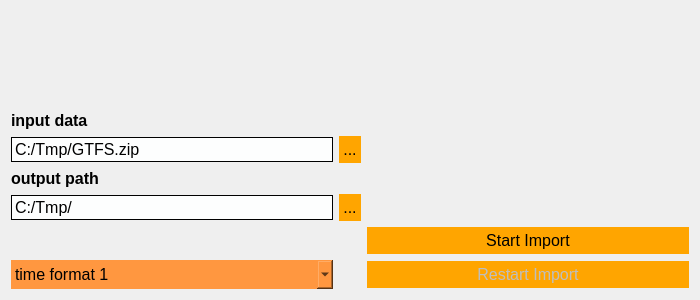
<?xml version="1.0" encoding="UTF-8"?>
<ui version="4.0">
 <class>Form</class>
 <widget class="QWidget" name="Form">
  <property name="geometry">
   <rect>
    <x>0</x>
    <y>0</y>
    <width>700</width>
    <height>300</height>
   </rect>
  </property>
  <property name="sizePolicy">
   <sizepolicy hsizetype="Minimum" vsizetype="Minimum">
    <horstretch>0</horstretch>
    <verstretch>0</verstretch>
   </sizepolicy>
  </property>
  <property name="maximumSize">
   <size>
    <width>700</width>
    <height>300</height>
   </size>
  </property>
  <property name="windowTitle">
   <string>Form</string>
  </property>
  <property name="layoutDirection">
   <enum>Qt::LeftToRight</enum>
  </property>
  <layout class="QGridLayout" name="gridLayout">
   <item row="1" column="0">
    <widget class="QLabel" name="label_11">
     <property name="styleSheet">
      <string notr="true"/>
     </property>
     <property name="text">
      <string>&lt;html&gt;&lt;head/&gt;&lt;body&gt;&lt;p&gt;&lt;span style=&quot; font-size:12pt; font-weight:600;&quot;&gt;input data&lt;/span&gt;&lt;/p&gt;&lt;/body&gt;&lt;/html&gt;</string>
     </property>
    </widget>
   </item>
   <item row="4" column="0">
    <widget class="QLabel" name="label_10">
     <property name="styleSheet">
      <string notr="true"/>
     </property>
     <property name="text">
      <string>&lt;html&gt;&lt;head/&gt;&lt;body&gt;&lt;p&gt;&lt;span style=&quot; font-size:12pt; font-weight:600;&quot;&gt;output path&lt;/span&gt;&lt;/p&gt;&lt;/body&gt;&lt;/html&gt;</string>
     </property>
    </widget>
   </item>
   <item row="2" column="2">
    <spacer name="horizontalSpacer">
     <property name="orientation">
      <enum>Qt::Horizontal</enum>
     </property>
     <property name="sizeHint" stdset="0">
      <size>
       <width>40</width>
       <height>20</height>
      </size>
     </property>
    </spacer>
   </item>
   <item row="2" column="0">
    <widget class="QLineEdit" name="lineInputPath">
     <property name="font">
      <font>
       <pointsize>12</pointsize>
      </font>
     </property>
     <property name="styleSheet">
      <string notr="true">background-color: #fdfefe;
border-style: outset;
border-width: 0.5px;
border-radius: 15px;
border-color: black;
padding: 1px;</string>
     </property>
     <property name="text">
      <string>C:/Tmp/GTFS.zip</string>
     </property>
    </widget>
   </item>
   <item row="5" column="0">
    <widget class="QLineEdit" name="lineOutputPath">
     <property name="font">
      <font>
       <pointsize>12</pointsize>
      </font>
     </property>
     <property name="styleSheet">
      <string notr="true">background-color:  #fdfefe;
border-style: outset;
border-width: 0.5px;
border-radius: 15px;
border-color: black;
padding: 1px;</string>
     </property>
     <property name="text">
      <string>C:/Tmp/</string>
     </property>
    </widget>
   </item>
   <item row="0" column="0">
    <spacer name="verticalSpacer">
     <property name="orientation">
      <enum>Qt::Vertical</enum>
     </property>
     <property name="sizeHint" stdset="0">
      <size>
       <width>20</width>
       <height>40</height>
      </size>
     </property>
    </spacer>
   </item>
   <item row="2" column="1">
    <widget class="QPushButton" name="btnGetFile">
     <property name="enabled">
      <bool>true</bool>
     </property>
     <property name="font">
      <font>
       <pointsize>12</pointsize>
      </font>
     </property>
     <property name="styleSheet">
      <string notr="true">background-color: orange;
border-style: outset;
border-width: 0px;
border-radius: 15px;
border-color: black;
padding: 4px;</string>
     </property>
     <property name="text">
      <string>...</string>
     </property>
    </widget>
   </item>
   <item row="5" column="1">
    <widget class="QPushButton" name="btnGetOutputDir">
     <property name="enabled">
      <bool>true</bool>
     </property>
     <property name="font">
      <font>
       <pointsize>12</pointsize>
      </font>
     </property>
     <property name="styleSheet">
      <string notr="true">background-color: orange;
border-style: outset;
border-width: 0px;
border-radius: 15px;
border-color: black;
padding: 4px;</string>
     </property>
     <property name="text">
      <string>...</string>
     </property>
    </widget>
   </item>
   <item row="7" column="2">
    <widget class="QPushButton" name="btnRestart">
     <property name="enabled">
      <bool>false</bool>
     </property>
     <property name="font">
      <font>
       <pointsize>12</pointsize>
      </font>
     </property>
     <property name="styleSheet">
      <string notr="true">background-color: orange;
border-style: outset;
border-width: 0px;
border-radius: 15px;
border-color: black;
padding: 4px;</string>
     </property>
     <property name="text">
      <string>Restart Import</string>
     </property>
    </widget>
   </item>
   <item row="6" column="2">
    <widget class="QPushButton" name="btnImport">
     <property name="enabled">
      <bool>true</bool>
     </property>
     <property name="font">
      <font>
       <pointsize>12</pointsize>
      </font>
     </property>
     <property name="styleSheet">
      <string notr="true">background-color: orange;
border-style: outset;
border-width: 0px;
border-radius: 15px;
border-color: black;
padding: 4px;</string>
     </property>
     <property name="text">
      <string>Start Import</string>
     </property>
    </widget>
   </item>
   <item row="7" column="0">
    <widget class="QComboBox" name="comboBox_display">
     <property name="enabled">
      <bool>true</bool>
     </property>
     <property name="font">
      <font>
       <pointsize>12</pointsize>
      </font>
     </property>
     <property name="styleSheet">
      <string notr="true">background-color:  #ff9740;
border-style: outset;
border-width:0px;
border-radius: 15px;
border-color: black;
padding: 4px;</string>
     </property>
     <item>
      <property name="text">
       <string>time format 1</string>
      </property>
     </item>
     <item>
      <property name="text">
       <string>time format 2</string>
      </property>
     </item>
    </widget>
   </item>
  </layout>
 </widget>
 <resources/>
 <connections/>
</ui>
